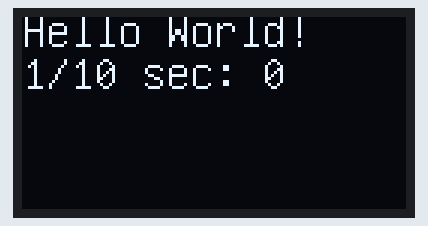
Simulated run of this sketch. Board: Arduino Nano, built with avr-gcc and run on an emulated ATmega328P. On the bench: 128×64 one-colour display.

Above: at 0.17 s.
At 5.05 s:
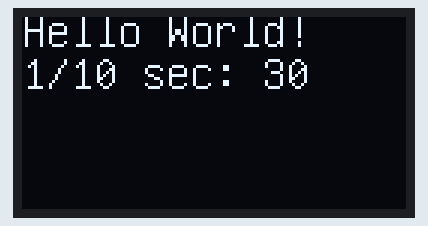
At 10.12 s:
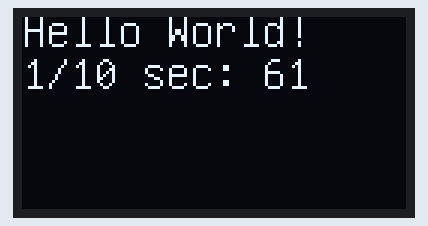
At 19.98 s:
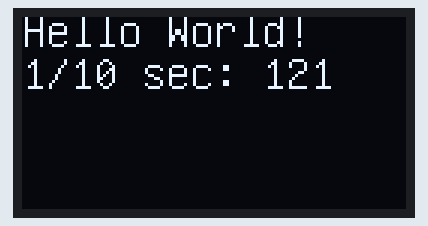
At 29.73 s:
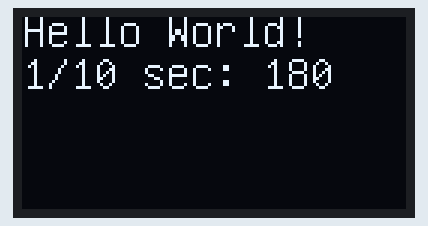
At 39.82 s:
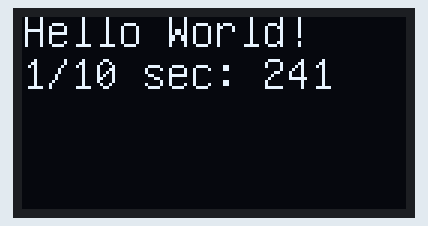

The sketch:

_03_counter_test.ino
```cpp
/*

  Hello World using u8g2 library


https://github.com/olikraus/u8g2/wiki/u8g2reference#drawstr.

*/

#include <Arduino.h>
#include <U8g2lib.h>

#ifdef U8X8_HAVE_HW_SPI
#include <SPI.h>
#endif


//U8G2_SSD1306_128X64_NONAME_F_8080 u8g2(U8G2_R0, 13, 11, 2, 3, 4, 5, 6, A4, /*enable=*/ 7, /*cs=*/ 10, /*dc=*/ 9, /*reset=*/ 8);

// The pins I used on the Arduino Nano
// See https://github.com/olikraus/u8g2/wiki/setup_tutorial
#define DATA_PIN 11 // SDA, MOSI
#define CLOCK_PIN 13 // SCL
#define CS_PIN 10 // chip select
#define DC_PIN 9 // Also known as address 0 or A0, not analog 0
#define RES_PIN 8 //  for SPI mode the RES pin becomes "Chip Select".
// We are using a 4 wire hardware SPI communications system.  Data is on pin 11 and clock on 13
// U8G2_R0 is the rotation number
U8G2_SSD1306_128X64_VCOMH0_F_4W_HW_SPI u8g2(U8G2_R0, CS_PIN, DC_PIN, RES_PIN);

// 20 character buffer for converting counter to an integer
char buf[20];
int counter = 0;

void setup(void) {
  pinMode(DC_PIN, OUTPUT);
  digitalWrite(DC_PIN, 0);	// default output in I2C mode for the SSD1306 test shield: set the i2c adr to 0
  u8g2.begin();
  // load standard 20px high font
  u8g2.setFont(u8g_font_unifont);
}

void loop(void) {

  u8g2.clearBuffer();
  u8g2.drawStr(0,10,"Hello World!");
  // convert the integer into a string
  sprintf(buf, "1/10 sec: %d", counter);
  u8g2.drawStr(0,24,buf);
  u8g2.sendBuffer();
  delay(100);
  counter++;
}
```
